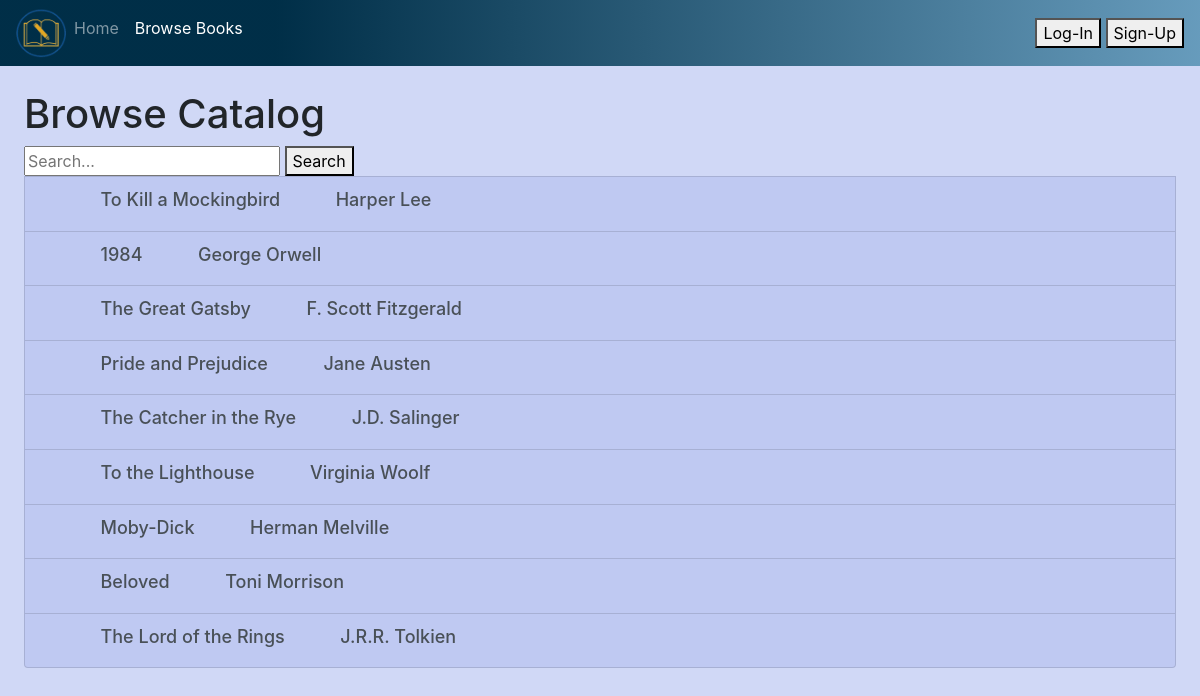
Screenshot of /browse_books with the database file from the repository.
### app/models.py (models this page shows)
class Book(db.Model):
    id = db.Column(db.Integer, primary_key=True)
    name = db.Column(db.String(120), unique=True, nullable=False)
    author = db.Column(db.String(120), nullable=False)
    synopsis = db.Column(db.String(500), nullable=True)
    book_attributes = db.relationship('BookAttributes', backref='book', lazy=True)
    owned_by_users = db.relationship('UserBooks', backref='book', lazy=True)

### app/routes.py (the view)
@myapp_obj.route("/browse_books", methods=['GET','POST'])
def library():
    bookCount = Book.query.count()
    books = Book.query.all()
    if current_user.is_authenticated:
        user_permissions = Permissions.query.filter_by(role=current_user.role).first()
        can_view_book_backlog = user_permissions.can_view_book_backlog
        can_view_accounts = user_permissions.can_view_accounts
        can_modify_catalog = user_permissions.can_modify_catalog
        return render_template('browse_books_logged_in.html', title='Catalog', bookCount=bookCount,
                                books=books, can_view_book_backlog=can_view_book_backlog,
                                can_view_accounts=can_view_accounts, can_modify_catalog=can_modify_catalog)
    else:
        return render_template('browse_books_logged_out.html', title='Catalog', bookCount=bookCount, books=books)

### app/templates/browse_books_logged_out.html (shortened to what this page needs)
<!doctype html>
<html lang="en">
  <head>
    <link rel="stylesheet" href="https://cdn.jsdelivr.net/npm/bootstrap@4.3.1/dist/css/bootstrap.min.css">
    <link href="{{url_for('static', filename='style.css')}}" rel="stylesheet">
  </head>
  <body>
   <nav class="navbar navbar-expand-lg navbar-dark" style="background: linear-gradient(90deg, hsla(201, 100%, 14%, 1) 23%, hsla(203, 39%, 57%, 1) 100%);">
    <div class="collapse navbar-collapse" id="navbarNav">
      <ul class="navbar-nav">
        <img src = "static/img.png" class = "logo" width="50px">
        <li class="nav-item">
          <a class="nav-link" href="/home">Home <span class="sr-only">(current)</span></a>
        </li>
        <li class="nav-item active">
            <a class="nav-link" href="/browse_books">Browse Books<span class="sr-only">(current)</span></a>
        </li>
      </ul>
    </div>
    <form method="post" action="/home">
      <button type="submit" value="Log-In" name="logIn">Log-In</button>
      <button type="submit" value="Sign-Up" name="signUp">Sign-Up</button>
    </form>
</nav>
  <div class ="background-home">
    <div class="list_books">
      <h1>Browse Catalog</h1>
      <form action="{{ url_for('search_book') }}" method="GET">
        <input type="text" name="query" placeholder="Search...">
        <button type="submit">Search</button>
      </form>
      {%if bookCount > 0%}
        {%for book in books%}
        <a href="browse_books/{{book.id}}" class="list-group-item list-group-item-action" aria-current="true">
          <div class="d-flex w-100">
            <h5>{{book.name}}</h5>
            <h5>{{book.author}}</h5>
          </div>
        </a>
        {%endfor%}
      {%endif%}
    </div>
  </div>
  </body>
</html>

### app/static/style.css (style rules this page uses)
.list_books { padding-top:2%; margin-left:2%; margin-right:2%; }
h5 { padding-left: 5%; font-size:18px; }
body { background-color: hsla(228, 67%, 89%, 1); }
.list-group-item { background-color: hsla(228, 67%, 85%, 1) }

### rows the page displays
Book: name "To Kill a Mockingbird", author "Harper Lee"
Book: name "1984", author "George Orwell"
Book: name "The Great Gatsby", author "F. Scott Fitzgerald"
Book: name "Pride and Prejudice", author "Jane Austen"
Book: name "The Catcher in the Rye", author "J.D. Salinger"
Book: name "To the Lighthouse", author "Virginia Woolf"
Book: name "Moby-Dick", author "Herman Melville"
Book: name "Beloved", author "Toni Morrison"
Book: name "The Lord of the Rings", author "J.R.R. Tolkien"
